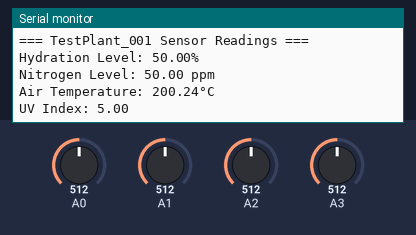
Simulated run of this sketch. Board: Arduino Uno, built with avr-gcc and run on an emulated ATmega328P. Parts: the last lines printed to the serial monitor. The inputs (shaded band) are chosen by the test bench; at power-on: A2 = 512, A0 = 512, A1 = 512, A3 = 512.

Above: at 6.1 s.
6.2 s: A2 set to 318
At 7.49 s:
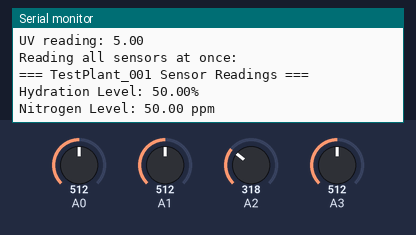
12.5 s: A2 set to 290
At 17.98 s:
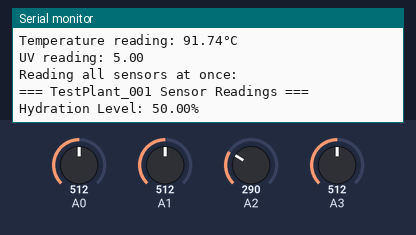
Timing chart, 0 to 19.5 s (numbered marks = the images above; inputs shaded):
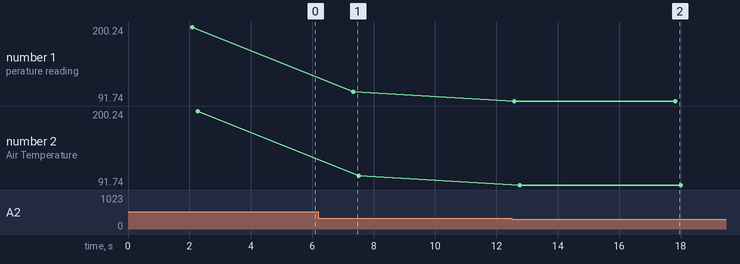

The sketch:

PlanterSketch.ino
```cpp
class Plant{
  private:
    int Hydration_Pin;
    int Nitrogen_Pin;
    int Air_Temp_Pin;
    int UV_Pin;

  public:
    float Hydration_Level;
    float Nitrogen_Level;
    float Air_Temp;
    float UV;
    String Plant_Code_Name;

    // Constructor to initialize pins and plant name
    Plant(int hydPin, int nitPin, int tempPin, int uvPin, String codeName) {
      Hydration_Pin = hydPin;
      Nitrogen_Pin = nitPin;
      Air_Temp_Pin = tempPin;
      UV_Pin = uvPin;
      Plant_Code_Name = codeName;

      // Initialize readings to 0
      Hydration_Level = 0.0;
      Nitrogen_Level = 0.0;
      Air_Temp = 0.0;
      UV = 0.0;
    }

    // Read hydration level (0-100%)
    float HydrationLevelRead() {
      int rawValue = analogRead(Hydration_Pin);
      // Convert analog reading (0-1023) to percentage (0-100%)
      // Assuming higher analog value = more moisture
      Hydration_Level = map(rawValue, 0, 1023, 0, 100);
      return Hydration_Level;
    }

    // Read nitrogen level (0-100 ppm estimated)
    float NitrogenLevelRead() {
      int rawValue = analogRead(Nitrogen_Pin);
      // Convert to estimated nitrogen level in ppm
      Nitrogen_Level = map(rawValue, 0, 1023, 0, 100);
      return Nitrogen_Level;
    }

    // Read air temperature (in Celsius)
    float AirTempRead() {
      int rawValue = analogRead(Air_Temp_Pin);
      // Convert to temperature (assuming TMP36 sensor: 10mV/°C, 500mV offset)
      float voltage = (rawValue * 5.0) / 1023.0;
      Air_Temp = (voltage - 0.5) * 100;
      return Air_Temp;
    }

    // Read UV index (0-11 scale)
    float UVRead() {
      int rawValue = analogRead(UV_Pin);
      // Convert to UV index scale (0-11)
      UV = map(rawValue, 0, 1023, 0, 11);
      return UV;
    }

    // Method to print all sensor readings
    void printReadings() {
      Serial.println("=== " + Plant_Code_Name + " Sensor Readings ===");
      Serial.println("Hydration Level: " + String(Hydration_Level) + "%");
      Serial.println("Nitrogen Level: " + String(Nitrogen_Level) + " ppm");
      Serial.println("Air Temperature: " + String(Air_Temp) + "°C");
      Serial.println("UV Index: " + String(UV));
      Serial.println();
    }

    // Method to read all sensors at once
    void readAllSensors() {
      HydrationLevelRead();
      NitrogenLevelRead();
      AirTempRead();
      UVRead();
    }
};

// Create testPlant object
Plant testPlant(A0, A1, A2, A3, "TestPlant_001");

void setup() {
  Serial.begin(9600);
  Serial.println("Plant Monitoring System Starting...");

  delay(2000);
}

void loop() {
  // Read individual sensors using testPlant object methods
  Serial.println("Reading individual sensors:");

  float hydration = testPlant.HydrationLevelRead();
  Serial.println("Hydration reading: " + String(hydration) + "%");

  float nitrogen = testPlant.NitrogenLevelRead();
  Serial.println("Nitrogen reading: " + String(nitrogen) + " ppm");

  float temperature = testPlant.AirTempRead();
  Serial.println("Temperature reading: " + String(temperature) + "°C");

  float uv = testPlant.UVRead();
  Serial.println("UV reading: " + String(uv));

  Serial.println();

  // Alternative: Read all sensors at once and print
  Serial.println("Reading all sensors at once:");
  testPlant.readAllSensors();
  testPlant.printReadings();

  // Wait 5 seconds before next reading
  delay(5000);
}
```

Measured:
- the behaviour switches between 307 and 306 on A2 (found by bisection; images 1 and 2)
- after the input at 6.2 s, the serial monitor: prints a new line after 1.1 s (image 1)
- after the input at 12.5 s, the serial monitor: prints a new line after 0.09 s (image 2)
- plotted number 1: 200.24 → 105.43 after the input at 6.2 s, 105.43 → 91.74 after the input at 12.5 s
- plotted number 2: 200.24 → 105.43 after the input at 6.2 s, 105.43 → 91.74 after the input at 12.5 s
